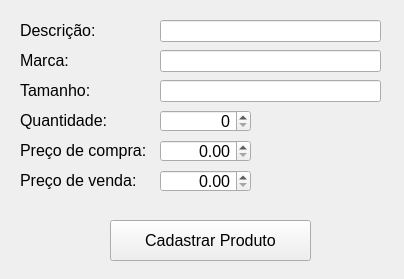
<?xml version="1.0" encoding="UTF-8"?>
<ui version="4.0">
 <class>tela_cadastrar_produto</class>
 <widget class="QWidget" name="tela_cadastrar_produto">
  <property name="geometry">
   <rect>
    <x>0</x>
    <y>0</y>
    <width>404</width>
    <height>279</height>
   </rect>
  </property>
  <property name="maximumSize">
   <size>
    <width>500</width>
    <height>500</height>
   </size>
  </property>
  <property name="windowTitle">
   <string>Cadastrar Produto</string>
  </property>
  <property name="windowIcon">
   <iconset>
    <normaloff>../icones/icone_produto.png</normaloff>../icones/icone_produto.png</iconset>
  </property>
  <property name="windowFilePath">
   <string notr="true"/>
  </property>
  <widget class="QLabel" name="label_descricao">
   <property name="geometry">
    <rect>
     <x>20</x>
     <y>20</y>
     <width>91</width>
     <height>21</height>
    </rect>
   </property>
   <property name="font">
    <font>
     <family>MS Shell Dlg 2</family>
     <pointsize>12</pointsize>
    </font>
   </property>
   <property name="text">
    <string notr="true">Descrição:</string>
   </property>
  </widget>
  <widget class="QLabel" name="label_marca">
   <property name="geometry">
    <rect>
     <x>20</x>
     <y>50</y>
     <width>91</width>
     <height>21</height>
    </rect>
   </property>
   <property name="font">
    <font>
     <family>MS Shell Dlg 2</family>
     <pointsize>12</pointsize>
    </font>
   </property>
   <property name="text">
    <string notr="true">Marca:</string>
   </property>
  </widget>
  <widget class="QLabel" name="label_tamanho">
   <property name="geometry">
    <rect>
     <x>20</x>
     <y>80</y>
     <width>91</width>
     <height>21</height>
    </rect>
   </property>
   <property name="font">
    <font>
     <family>MS Shell Dlg 2</family>
     <pointsize>12</pointsize>
    </font>
   </property>
   <property name="text">
    <string notr="true">Tamanho:</string>
   </property>
  </widget>
  <widget class="QLabel" name="label_quantidade">
   <property name="geometry">
    <rect>
     <x>20</x>
     <y>110</y>
     <width>91</width>
     <height>21</height>
    </rect>
   </property>
   <property name="font">
    <font>
     <family>MS Shell Dlg 2</family>
     <pointsize>12</pointsize>
    </font>
   </property>
   <property name="text">
    <string notr="true">Quantidade:</string>
   </property>
  </widget>
  <widget class="QLabel" name="label_preco_compra">
   <property name="geometry">
    <rect>
     <x>20</x>
     <y>140</y>
     <width>131</width>
     <height>21</height>
    </rect>
   </property>
   <property name="font">
    <font>
     <family>MS Shell Dlg 2</family>
     <pointsize>12</pointsize>
    </font>
   </property>
   <property name="text">
    <string notr="true">Preço de compra:</string>
   </property>
  </widget>
  <widget class="QLabel" name="label_preco_venda">
   <property name="geometry">
    <rect>
     <x>20</x>
     <y>170</y>
     <width>151</width>
     <height>21</height>
    </rect>
   </property>
   <property name="font">
    <font>
     <family>MS Shell Dlg 2</family>
     <pointsize>12</pointsize>
    </font>
   </property>
   <property name="text">
    <string notr="true">Preço de venda:</string>
   </property>
  </widget>
  <widget class="QLineEdit" name="texto_descricao">
   <property name="geometry">
    <rect>
     <x>160</x>
     <y>20</y>
     <width>221</width>
     <height>22</height>
    </rect>
   </property>
   <property name="font">
    <font>
     <pointsize>12</pointsize>
    </font>
   </property>
   <property name="text">
    <string notr="true"/>
   </property>
   <property name="maxLength">
    <number>50</number>
   </property>
  </widget>
  <widget class="QLineEdit" name="texto_marca">
   <property name="geometry">
    <rect>
     <x>160</x>
     <y>50</y>
     <width>221</width>
     <height>22</height>
    </rect>
   </property>
   <property name="font">
    <font>
     <pointsize>12</pointsize>
    </font>
   </property>
   <property name="text">
    <string notr="true"/>
   </property>
   <property name="maxLength">
    <number>50</number>
   </property>
  </widget>
  <widget class="QLineEdit" name="texto_tamanho">
   <property name="geometry">
    <rect>
     <x>160</x>
     <y>80</y>
     <width>221</width>
     <height>22</height>
    </rect>
   </property>
   <property name="font">
    <font>
     <pointsize>12</pointsize>
    </font>
   </property>
   <property name="text">
    <string notr="true"/>
   </property>
   <property name="maxLength">
    <number>50</number>
   </property>
  </widget>
  <widget class="QSpinBox" name="spin_box_quantidade">
   <property name="geometry">
    <rect>
     <x>160</x>
     <y>110</y>
     <width>91</width>
     <height>22</height>
    </rect>
   </property>
   <property name="font">
    <font>
     <pointsize>12</pointsize>
    </font>
   </property>
   <property name="alignment">
    <set>Qt::AlignRight|Qt::AlignTrailing|Qt::AlignVCenter</set>
   </property>
   <property name="maximum">
    <number>99999</number>
   </property>
  </widget>
  <widget class="QDoubleSpinBox" name="double_spin_box_preco_compra">
   <property name="geometry">
    <rect>
     <x>160</x>
     <y>140</y>
     <width>91</width>
     <height>22</height>
    </rect>
   </property>
   <property name="font">
    <font>
     <pointsize>12</pointsize>
    </font>
   </property>
   <property name="alignment">
    <set>Qt::AlignRight|Qt::AlignTrailing|Qt::AlignVCenter</set>
   </property>
   <property name="maximum">
    <double>9999.989999999999782</double>
   </property>
  </widget>
  <widget class="QDoubleSpinBox" name="double_spin_box__preco_venda">
   <property name="geometry">
    <rect>
     <x>160</x>
     <y>170</y>
     <width>91</width>
     <height>22</height>
    </rect>
   </property>
   <property name="font">
    <font>
     <pointsize>12</pointsize>
    </font>
   </property>
   <property name="alignment">
    <set>Qt::AlignRight|Qt::AlignTrailing|Qt::AlignVCenter</set>
   </property>
   <property name="maximum">
    <double>9999.989999999999782</double>
   </property>
  </widget>
  <widget class="QPushButton" name="botao_login">
   <property name="geometry">
    <rect>
     <x>110</x>
     <y>220</y>
     <width>201</width>
     <height>41</height>
    </rect>
   </property>
   <property name="font">
    <font>
     <pointsize>12</pointsize>
    </font>
   </property>
   <property name="text">
    <string notr="true">Cadastrar Produto</string>
   </property>
  </widget>
 </widget>
 <resources/>
 <connections/>
</ui>
